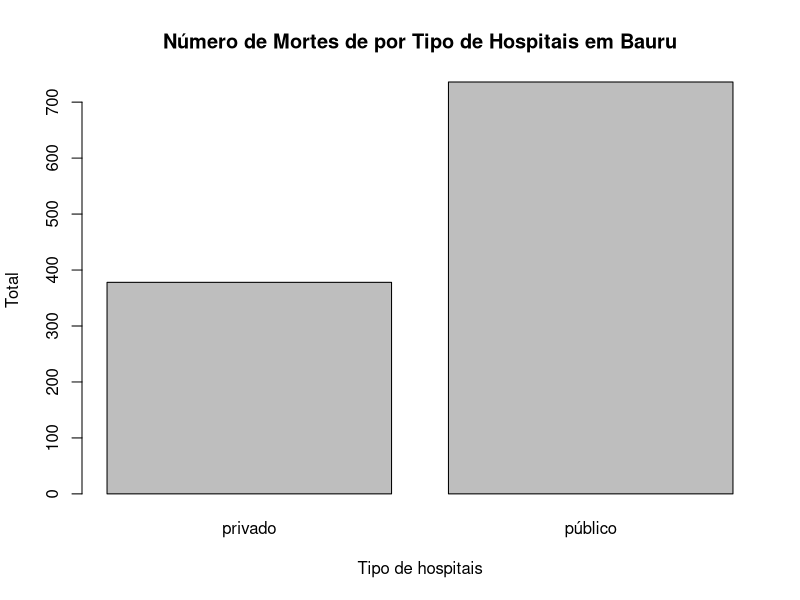

The R script that drew this image:
# Instalando biblioteca readxl para importar para o R arquivos com extensão .xls ou .xlsx.
if (!("readxl") %in% installed.packages()) install.packages("readxl")

# Carregando a biblioteca
library(readxl)
covid_19_bauru_mortes <- read_excel("./dados/covid_19_bauru_mortes.xlsx")

priv <- length(covid_19_bauru_mortes$tipo_hosp[which(covid_19_bauru_mortes$tipo_hosp=="privado")])

pub <- length(covid_19_bauru_mortes$tipo_hosp[which(covid_19_bauru_mortes$tipo_hosp=="público")])

unique(pub)
unique(priv)

dados <- table(covid_19_bauru_mortes$tipo_hosp)

barplot(dados, main="Número de Mortes de por Tipo de Hospitais em Bauru", xlab = "Tipo de hospitais", ylab = "Total")

covid_19_bauru_mortes$inicio_sintoma <- as.Date(covid_19_bauru_mortes$inicio_sintoma)
covid_19_bauru_mortes$data_obito <- as.Date(covid_19_bauru_mortes$data_obito)

covid_19_bauru_mortes[["tempo"]] <- difftime(covid_19_bauru_mortes$data_obito, covid_19_bauru_mortes$inicio_sintoma, units = "days")

covid_19_bauru_mortes[["tempo"]]